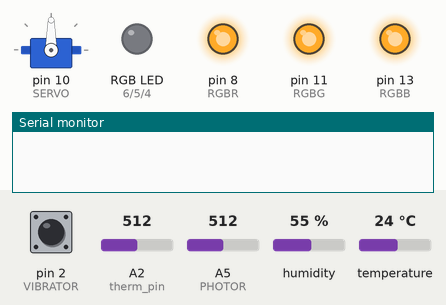
This sketch was run on a simulated Arduino Uno, built with avr-gcc and run on an emulated ATmega328P. Shown: servo, an RGB LED mixed from three pins (HIGH = lit), output pins drawn as LEDs (lit = HIGH), the last lines printed to the serial monitor. The test bench sets the inputs (shaded band); at power-on: pin 2 (VIBRATOR) HIGH, humidity 55 %, temperature 24 °C, A2 (therm_pin) = 512, A5 (PHOTOR) = 512. Pins used as bus, display or sensor lines are not drawn.

Above: at 1.2 s.
1.3 s: pin 2 (VIBRATOR) pulled LOW for 0.15 s
At 1.45 s:
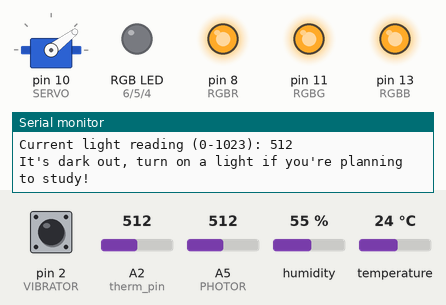
At 2.3 s:
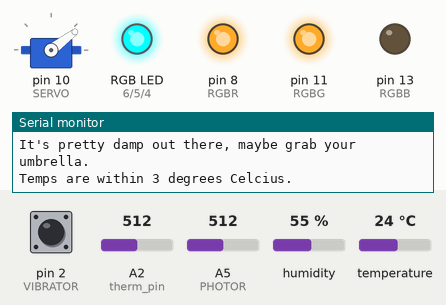
3.0 s: humidity set to 22 %
6.0 s: temperature set to 22 °C
8.3 s: temperature set to 19 °C
9.8 s: humidity set to 26 %
At 12.6 s:
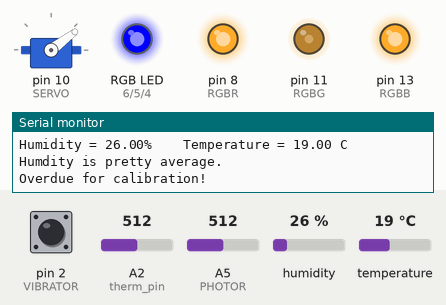
12.8 s: humidity set to 68 %
At 17.6 s:
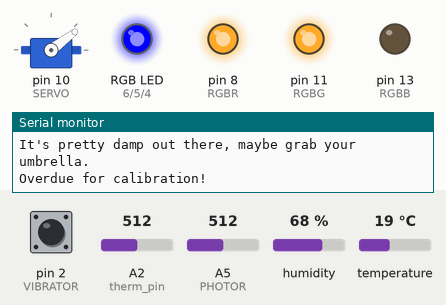
Timing chart, 0 to 29.1 s (numbered marks = the images above; inputs shaded):
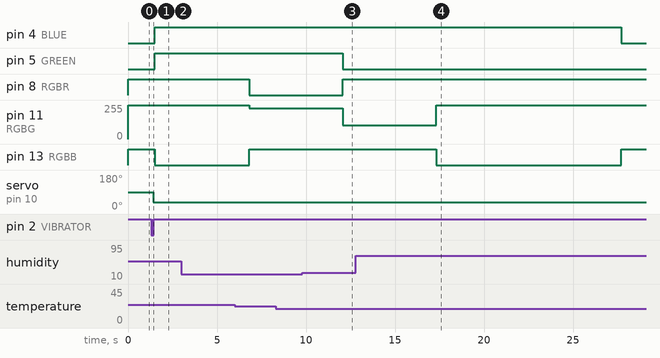

The sketch:

task4q4.ino
```cpp
/*
 * COMP3012 Robotics
 * W2021
 * Task 4 Q4
 * @author Salim Manji
 *
 * This is a home weather station device, but uses indoor temperatures and humidity levels.
 * In order to save power, the unit should not display any information (no LEDs should be on
 * and the monitor will not output anything) when turned on. Once vibrations are detected,
 * the unit will turn on, and take 5 measurements
 * before resetting and awaiting the next request for a reading.
 *
 * First, a photoresistor determines the amount of available ambient light and informs
 * the user if the light levels are adequate for studying. The brightness level is outputted through
 * the serial monitor, and also using a servo.
 *
 * Then, the thermistor checks the ambient temperature based on resistance. Two measurements
 * are taken by the sensor and compared. This information is outputted to the Serial Monitor for
 * the user to review.
 *
 * Next, the DHT-11 temperature and humidity sensor take a measurement as well. From my testing,
 * this sensor is more accurate than the thermistor. The temperature and humidity levels are outputted
 * to the Serial Monitor for the user to read.
 *
 * The humidity is mapped to determine if the current reading is dry, average or very humid, and that
 * is also outputted to the monitor.
 *
 * The basic three LEDs provide visual feedback for the current temperature. They are color coded
 * to show the current temp (i.e. blue shows its cold, red shows the temp is warm/hot). To better provide
 * information for accessibility (color blindness), the LEDs light up in sequence. Two LEDs alight
 * (blue and green) indicates that the current temp is warmer compared with only one LED on (only blue).
 *
 * A similar function is completed by the RGB LED, where humidity levels are mapped into colors. If
 * the current humidity is bone dry, the RGB LED shows red. If the current humidity is average, it shows green
 * and if the current humidity is high, it will show blue. A message is also displayed to the output monitor to
 * reiterate this feedback.
 *
 * Accuracy of the sensors is checked by completing a basic subtraction of the two temperature readings.
 * The resulting variance is also displayed for the user, to show that sensor may need to be adjusted or
 * the calculations reevaluted. Please note, this is not a very accurate measurement.
 *
 * Once all operations have completed, the system automatically resets itself. I struggled to turn the vibration
 * sensor off by reassigning a boolean value, and this was the best option I could come up with. For some reason,
 * the RGB LED turns blue during reset (I imagine this is due to a power variance outputted to all pins to flush
 * output power). As a side benefit, the servo resets its position as well.
*/

/*
 * Resources:
 *
 * DHT11 Temperature and Humidity Sensor With Arduino -
 * https://techzeero.com/arduino-tutorials/dht11-with-arduino/
 *
 * RGB color values
 * https://www.rapidtables.com/web/color/RGB_Color.html
 *
 * Additional information regarding interrupts for vibration sensor
 * https://www.arduino.cc/reference/en/language/functions/external-interrupts/attachinterrupt/
 *
 * Additional information for Math.abs function
 * https://www.arduino.cc/reference/en/language/functions/math/abs/
 *
 * Information about the vibration sensor
 * https://matternett.blogspot.com/2017/07/How-to-use-a-vibration-sensor-shake-switch-Arduino.html
 *
 * Video with information about the thermistor
 * https://www.youtube.com/watch?v=OoxkF3Jfu9A
 *
 * Tutorial Documentation used
 * Tutorial 12.1 pg 110 (Thermistor Tutorial)
 * Tutorial 20.1 pg 199 (Vibration Switch Tutorial)
 *
*/

//Include the libraries relating to the DHT-11 sensor and Servo
#include <dht.h>
#include <Servo.h>

// Definitions of pin numbers
#define dht_pin A0
#define therm_pin A2
#define BLUE 4
#define GREEN 5
#define RED 6
#define RGBR 8
#define RGBG 11
#define RGBB 13
#define VIBRATOR 2
#define RESET 12
#define PHOTOR A5
#define SERVO 10

//Constants
const int ROOM_TEMP = 21;
const int HOT_TEMP = 26;
const int LOW_HUMID = 25;
const int AVG_HUMID = 50;
const int RESET_DELAY = 3000;

// Global variables
bool isVibrate = 0;
int lastAngle = -1;
dht DHT;
Servo servant;

void setup()
{
    Serial.begin(9600);
    servant.attach(SERVO);
    digitalWrite(RESET, HIGH);
    digitalWrite(RESET, HIGH);
    turnOffRGB();
    pinMode(RESET, OUTPUT);
    pinMode(RED, OUTPUT);
    pinMode(BLUE, OUTPUT);
    pinMode(GREEN, OUTPUT);
    pinMode(RGBR, OUTPUT);
    pinMode(RGBG, OUTPUT);
    pinMode(RGBB, OUTPUT);
    pinMode(VIBRATOR, INPUT_PULLUP); // Set the vibration switch pin to pull up input mode
                                     // Set interrupt, if vibration switch pin change from high level to low level, vibrate function will be called
    attachInterrupt(digitalPinToInterrupt(VIBRATOR), vibrate, FALLING);
}

void loop()
{
    if (isVibrate)
    {
        for (int i = 0; i < 5; i++)
        {
            Serial.println("----------------- NEW READING ALERT -----------------");
            Serial.print("Reading#: ");
            Serial.println(i + 1);
            run();
            delay(5000);
        }
        reset();
    }
}

/*
 * Program main, delegates what to do when.
*/
void run()
{
    checkLightLevel();
    float thermTemp = checkThermistor();
    float dhtTemp = checkDHT();
    alertTempVariance(thermTemp, dhtTemp);
}

/*
 * Method that determines current light levels and provides the user with
 * illegitimate medical advice on how to live their lives. The basis of this
 * method was provided by J. Kidney.
*/
void checkLightLevel()
{
    int reading = analogRead(PHOTOR);
    Serial.print("Current light reading (0-1023): ");
    Serial.println(reading);
    if (reading < 650)
    {
        Serial.println("It's dark out, turn on a light if you're planning to study!");
    }
    else if (reading < 750)
    {
        Serial.println("Optimal lighting conditions achieved.");
    }
    else
    {
        Serial.println("Goddamn it's bright out, grab some sunglasses before you go blind!");
    }
    alertServo(reading);
}

/*
 * Provides the servo motor the angle to point to. This method was provided by J. Kidney.
 *
 * @param currLightValue is the current reading from the photo resistor.
*/
void alertServo(int currLightValue)
{
    //convert analog reading to angle for servo
    int angle = map(currLightValue, 400, 940, 0, 180);

    //only react if there has been a change
    if (angle != lastAngle)
    {
        lastAngle = angle;
        //move servo to angle
        servant.write(angle);
        delay(15); // delay 15 nanoseconds to allow servo time to
                   // move to desired angle
    }
}

/*
 * Handles DHT-11 related readings and message handling.
 *
 * @return dhtTemp is the current temperature reading provided by the DHT-11
 * sensor.
*/
float checkDHT()
{
    DHT.read11(dht_pin);
    float humidity = DHT.humidity;
    float dhtTemp = DHT.temperature;
    printStuff(humidity, dhtTemp);
    int ledColor = determineLEDs(dhtTemp);
    manageLEDs(ledColor);
    alertHumidity(humidity);
    return dhtTemp;
}

/*
 * Helper method to ensure RGB is off at shutdown and at startup
 * to ensure power saving.
*/
void turnOffRGB()
{
    analogWrite(RGBR, 255);
    analogWrite(RGBG, 255);
    analogWrite(RGBB, 255);
}

/*
 * Helper method to turn off all LEDs to indicate reset.
*/
void turnOffLEDs()
{
    dim(BLUE);
    dim(GREEN);
    dim(RED);
}

/*
 * Modified reset function from task 3
*/
void reset()
{
    Serial.println("All measurements completed. See you next time!");
    turnOffRGB();
    turnOffLEDs();
    delay(RESET_DELAY);
    digitalWrite(RESET, LOW);
}
/*
 * This method was provided by the Tutorial.
 * Inside the vibration sensor is a coiled spring.
 * If that coil, mounted on the central shaft,touches
 * the the inner walls of the sensor,
 * output voltage is generated that the circuit can
 * detect. If vibration is detected, change the
 * boolean.
*/
void vibrate()
{
    isVibrate = 1; // Marked as the trigger
}

/*
 * Helper method to determine temperature variance between
 * the Thermistor and the DHT-11 and prints to the screen.
 * The absolute value is used, so the maths are correct
 * regardless of which value is larger. Only the difference is
 * considered.
 *
 * Per the Arduino page listed at the top of this document,
 * "Because of the way the abs() function is implemented,
 * avoid using other functions inside the brackets,
 * it may lead to incorrect results". Due to this, I needed
 * an additional local variable called absDelta.
 *
 * @param therm is the temperature from the thermistor.
 *
 * @param dht is the temperature from the DHT-11 sensor.
*/
void alertTempVariance(float therm, float dht)
{
    float delta = therm - dht;
    float absDelta = abs(delta);
    if (absDelta > 5)
    {
        Serial.println("Overdue for calibration!");
    }
    else if (absDelta > 3)
    {
        Serial.println("Temps are within 5 degrees Celcius.");
    }
    else
    {
        Serial.println("Temps are within 3 degrees Celcius.");
    }
}

/*
 * Helper method to check the temperature of the thermistor based on
 * resistance in the circuit. The resistance is measured at two locations
 * (on either leed of the thermistor). One connection point is wired into
 * a 10-k ohm resistor, and the resistance variation can determine ambient
 * temperature using the complicated formula below. Please note, the tutorial's
 * formula was generating very inaccurate results (reading as -77 Celcius),
 * and I opted to use a different formula.
 *
 * @return T is the current temperature reading (in Celcius) taken by the
 * thermistor.
*/
float checkThermistor()
{
    int Vo = analogRead(therm_pin);
    float R1 = 10000;
    float logR2, R2, T;
    float c1 = 1.009249522e-03, c2 = 2.378405444e-04, c3 = 2.019202697e-07;

    R2 = R1 * (1023.0 / (float)Vo - 1.0);
    logR2 = log(R2);
    T = (1.0 / (c1 + c2 * logR2 + c3 * logR2 * logR2 * logR2)); // Kelvin
    T = T - 273.15;                                             // Celcius
    // T = (T * 9.0) / 5.0 + 32.0;                                 Farenheit

    Serial.print("Thermistor Temperature: ");
    Serial.println(T);
    return T;
}

/*
 * Helper method to output a specific message through the Serial Monitor based on
 * the current humidity value.
 *
 * @param currHumid is the current humidity reading detected by the DHT-11 sensor.
*/
void alertHumidity(int currHumid)
{
    if (currHumid < LOW_HUMID)
    {
        analogWrite(RGBR, 26);
        analogWrite(RGBG, 230);
        analogWrite(RGBB, 230);
        Serial.println("Humidity is bone dry.");
    }
    else if (currHumid < AVG_HUMID)
    {
        analogWrite(RGBR, 179);
        analogWrite(RGBG, 102);
        analogWrite(RGBB, 255);
        Serial.println("Humdity is pretty average.");
    }
    else
    {
        analogWrite(RGBR, 255);
        analogWrite(RGBG, 255);
        analogWrite(RGBB, 0);
        Serial.println("It's pretty damp out there, maybe grab your umbrella.");
    }
}

/*
 * Helper method to figure out which LEDs to light up based on temperature readings.
 * The warmer the temperature is, the more LEDs light up. In addition, blue shows the temperature
 * is at least ROOM_TEMP, green if the temp is between ROOM_TEMP and HOT_TEMP and red shows the temperature is above
 * HOT_TEMP.
 *
 * @param color is the mapped value of the tempurature readings provided by the DHT-11 sensor.
*/
void manageLEDs(int color)
{
    switch (color)
    {
    case 0:
        dim(RED);
        dim(GREEN);
        turnOn(BLUE);
        break;
    case 1:
        dim(RED);
        turnOn(BLUE);
        turnOn(GREEN);
        break;
    case 2:
        turnOn(BLUE);
        turnOn(GREEN);
        turnOn(RED);
        break;
    default:
        Serial.println("*** Something went wrong ***");
        break;
    }
}

/*
 * Helper method to map the temperature value for the switch statment
 * within the manageLEDs method. Depending on the current temperature
 * reading, it is mapped to a new value between 0 and 2.
 *
 * @param currTemp is the current temperature reading from the
 * DHT-11 sensor.
 *
 * @return output is the mapped temperature value for use in the switch
 * statement.
*/
int determineLEDs(float currTemp)
{
    int output = -1;
    if (currTemp < ROOM_TEMP)
    {
        output = 0;
    }
    else if (currTemp < HOT_TEMP)
    {
        output = 1;
    }
    else
    {
        output = 2;
    }
    return output;
}

/*
 * Organizes statements to be printed to the Serial Monitor.
 *
 * @param currHumidity is the current humidity level taken by
 * the DHT-11 sensor.
 *
 * @param currTemp is the current temperature reading taken by
 * the DHT-11 sensor.
*/
void printStuff(int currHumidity, int currTemp)
{
    Serial.println("DHT-11 Readings: ");
    printHumidity(currHumidity);
    printTemp(currTemp);
}

/*
 * Another helper method focusing strictly on
 * printing humidity information from the DHT-11 sensor.
 *
 * @param currHumidity is the current humidity.
*/
void printHumidity(float currHumidity)
{
    Serial.print("Humidity = ");
    Serial.print(currHumidity);
    Serial.print("%    ");
}

/*
 * Helper method to print only temperature related information
 * from the DHT-11 sensor.
 *
 * @param currTemp is the current temperature.
*/
void printTemp(float currTemp)
{
    Serial.print("Temperature = ");
    Serial.print(currTemp);
    Serial.println(" C");
}

/**
 * Helper method to turn off an LED.
 *
 * @param pin is the integer value of the matching pin on the
 *   Arduino board.
 */
void dim(int pin)
{
    digitalWrite(pin, LOW);
}

/**
 * Helper method to turn on an LED.
 *
 * @param pin is the integer value of the matching pin on the
 *   Arduino board.
 */
void turnOn(int pin)
{
    digitalWrite(pin, HIGH);
}
```

Measured:
- after the input at 1.3 s, pin 4 (BLUE), pin 5 (GREEN): LOW → HIGH after 0.20 s; pin 13 (RGBB): HIGH → LOW after 0.20 s; servo on pin 10 (SERVO): 90° → 37° after 0.11 s
- after the input at 3.0 s, every drawn part: stays the same
- after the input at 8.3 s, every drawn part: stays the same
- after the input at 9.8 s, pin 8 (RGBR): LOW → HIGH after 2.3 s; pin 11 (RGBG): 230/255 → 102/255 after 2.3 s
- after the input at 12.8 s, pin 11 (RGBG): 102/255 → 255/255 after 4.5 s instead of 14.8 s; pin 13 (RGBB): HIGH → LOW after 4.5 s, → HIGH 10.4 s later
